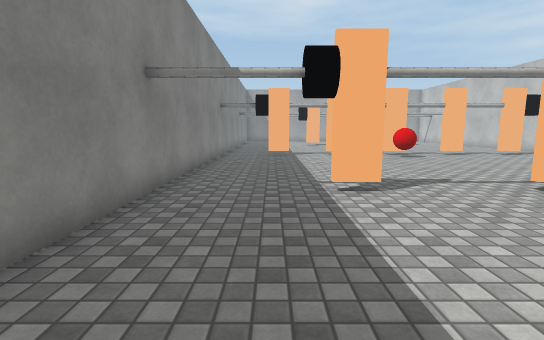
[1] (above)

16 first-person views from a walk through a 3-D level made in the Unity game engine. The camera is 1.3 m above the floor, tilts 8° down and sees 85° across. The floor is counted in squares, 1 m on a side. Each view is taken from the middle of a square. On the plan, view 1 faces up. The plan holds only what a view shows up to about 14 squares ahead; the rest is blank. The place goes on beyond the plan. The player is left out. Surface patterns are stand-ins for the level's own textures.

[2]
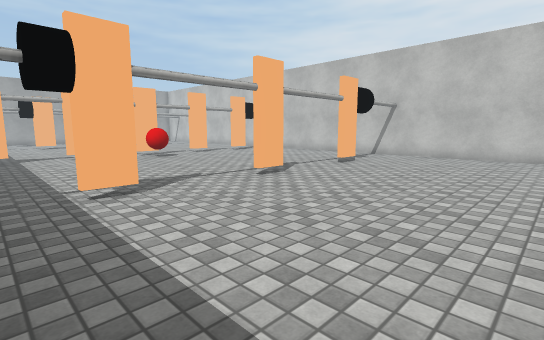

[3]
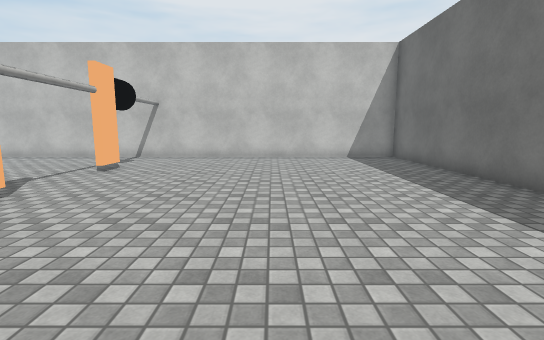

[4]
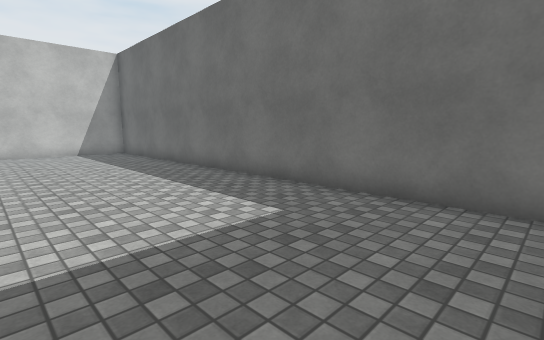

[5]
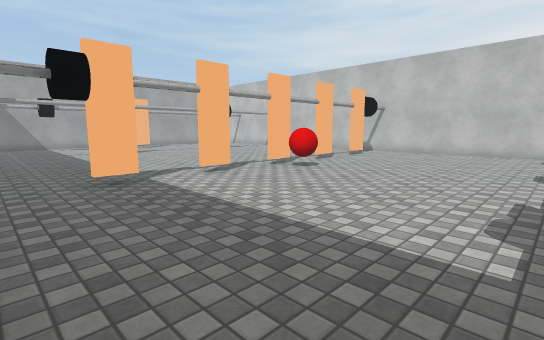

[6]
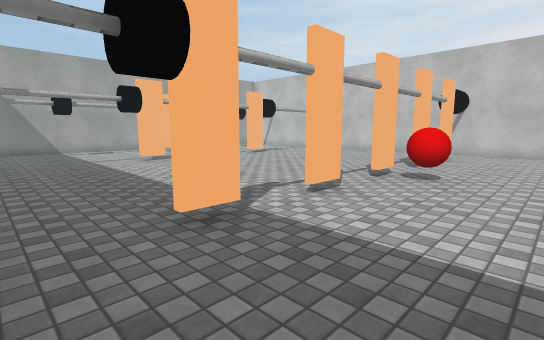

[7]
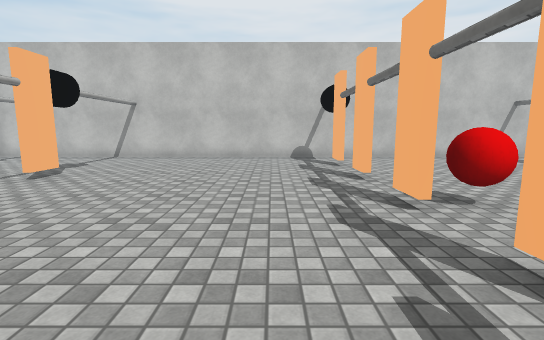

[8]
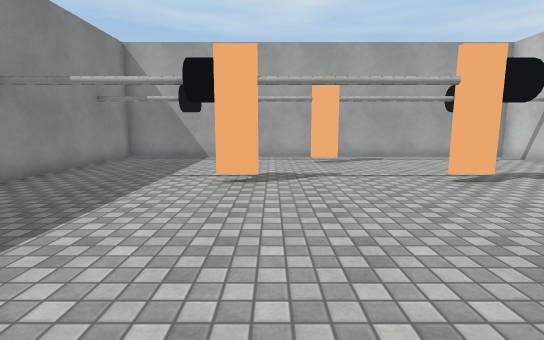

[9]
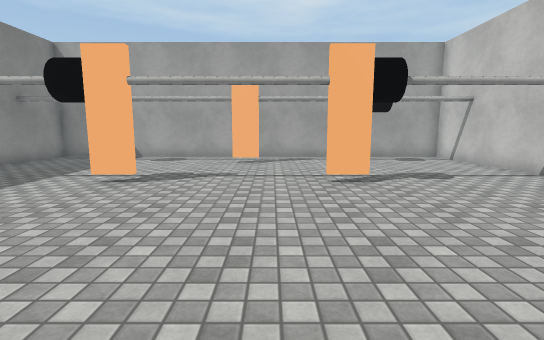

[10]
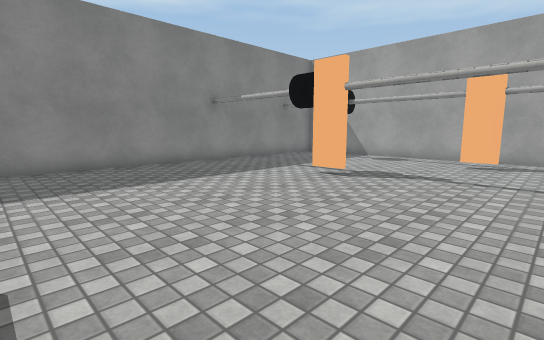

[11]
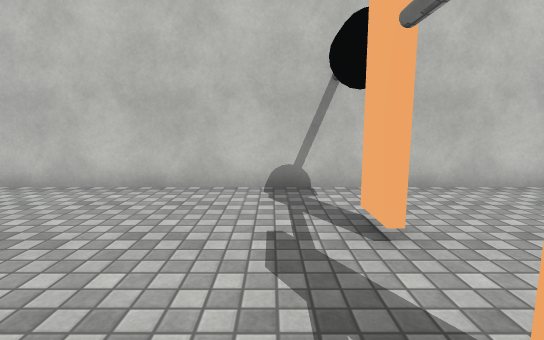

[12]
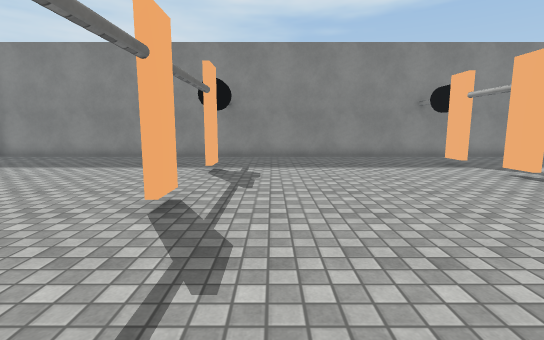

[13]
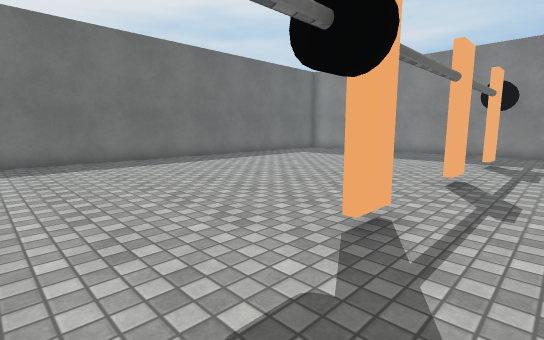

[14]
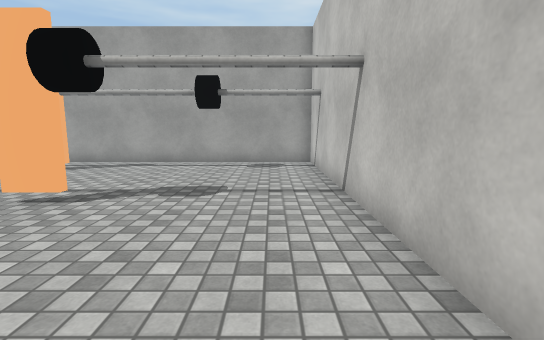

[15]
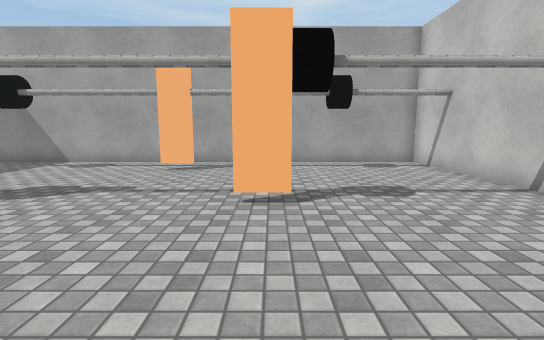

[16]
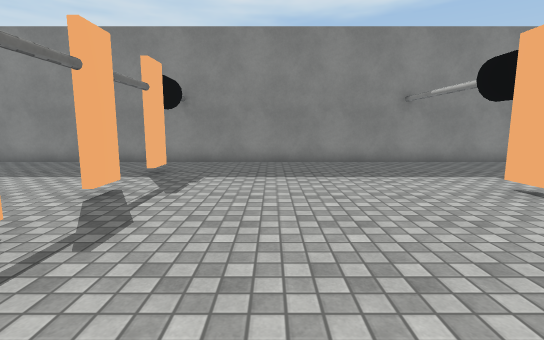

### Floor plan
Points are (right, up) in squares from view 1. A wall is a line through its corners. A room is listed if a view was taken in it or the views show most of it. See-through windows are left out.
Room 1 (views 1, 2, 3, 4, 5, 6, 7, 8, 9, 10, 11, 12, 13, 14, 15, 16)
walls: (3.8, 14.5) (2.6, 14.5); (8.2, 14.7) (9.4, 14.7); (9.4, 14.5) (8.2, 14.5); (2.6, 14.7) (3.8, 14.7); (0.9, 14.5) (-0.2, 14.5); (11.1, 14.7) (12.2, 14.7); (5.4, 6.2) (6.5, 6.2); (6.6, 6) (5.5, 6); (12.2, 14.5) (11.1, 14.5); (-0.2, 14.7) (0.9, 14.7); (9.6, 6.2) (10.8, 6.2); (2.4, 6) (1.2, 6); (1.2, 6.2) (2.2, 6.2); (10.9, 6) (9.8, 6); (3.8, 23) (2.6, 23); (9.4, 23) (8.2, 23); (6.6, 27.3) (5.5, 27.3); (-1.9, -4.5) (14.5, -4.5) (14.5, 29.5) (-2.5, 29.5) (-2.5, -4.4)
objects: red ball (6, 13) to (6, 14)

Positions as (right, up) in squares from view 1, and headings:
1: (0, 0), facing up
2: (0, 0), facing up-right
3: (1, 1), facing right
4: (-2, 1), facing down-right
5: (-2, 7), facing up-right
6: (-2, 11), facing up-right
7: (1, 17), facing right
8: (4, 16), facing up
9: (7, 16), facing up
10: (8, 16), facing up-left
11: (8, 16), facing right
12: (11, 8), facing left
13: (14, 8), facing down-left
14: (13, 18), facing up
15: (9, 18), facing up
16: (9, 18), facing left
